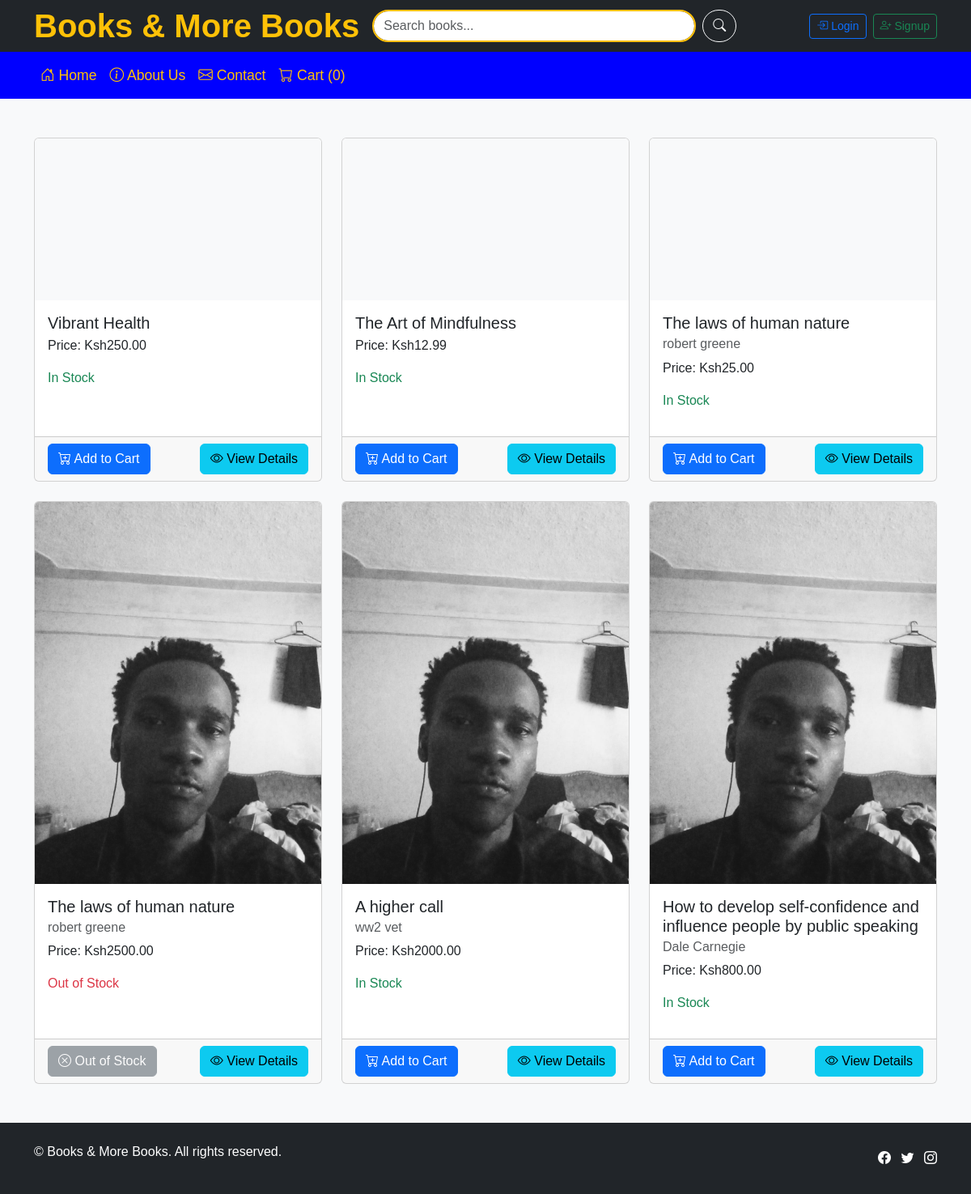
The app's page /, older data.
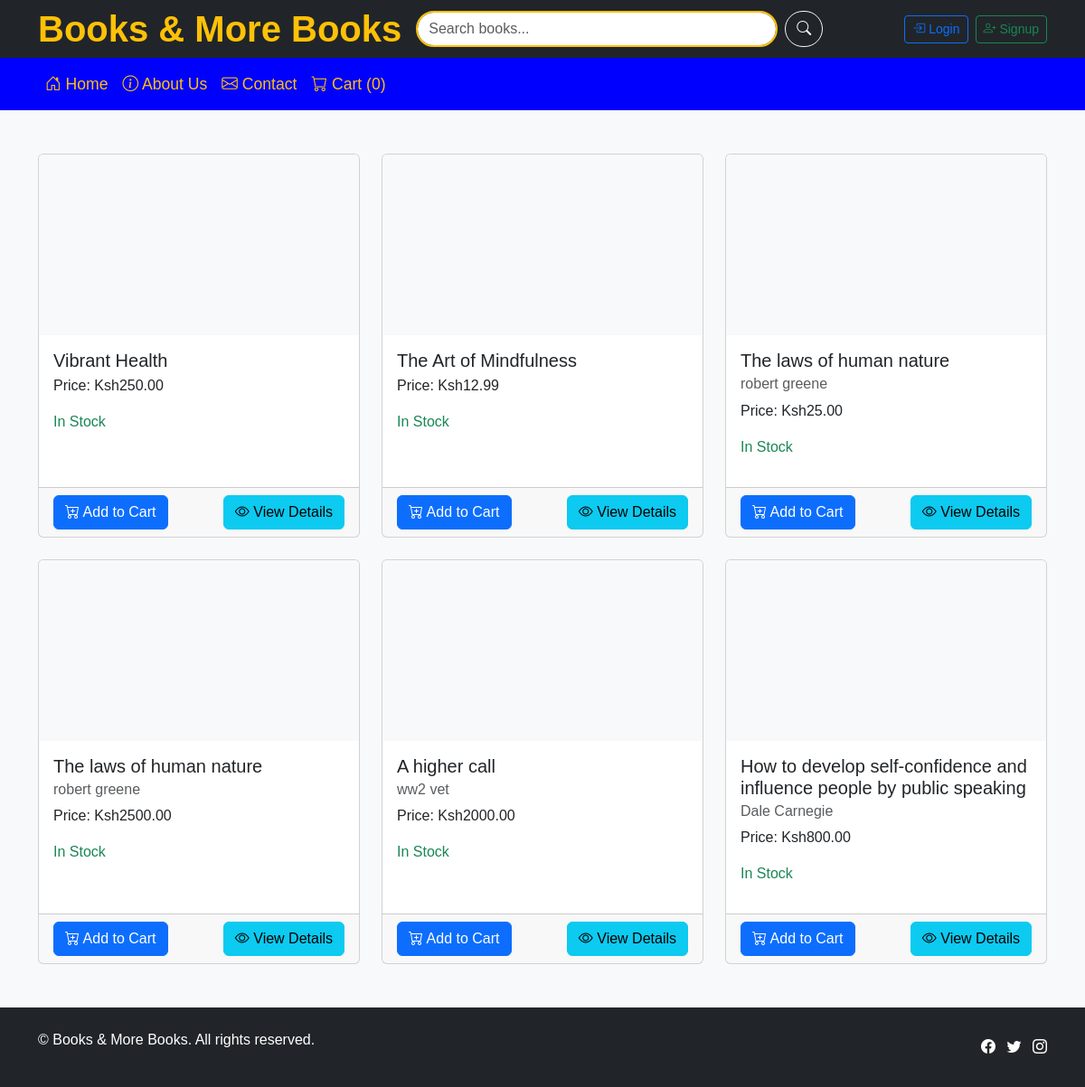
The same page, newer data.
### shop/models.py (models this page shows, shortened)
class Book(models.Model):
    title = models.CharField(max_length=255)
    author = models.CharField(max_length=255)
    genre = models.CharField(max_length=50)
    price = models.DecimalField(max_digits=10, decimal_places=2)
    stock = models.PositiveIntegerField()
    ratings = models.DecimalField(max_digits=3, decimal_places=2, null=True, blank=True)
    image = models.ImageField(upload_to='book_images/', blank=True, null=True)  # Added image field

### shop/views.py (the view)
# urls.py: 2. Add a URL to urlpatterns:  path('', views.home, name='home')
def home(request):
    mybooks = Book.objects.all()
    cart_count = 0
    if request.user.is_authenticated:
        cart, _ = Cart.objects.get_or_create(user=request.user)
        cart_count = cart.items.count()
    context = {
        'mybooks': mybooks,
        'cart_count': cart_count
    }
    return render(request, 'home.html', context)

### shop/templates/home.html (shortened to what the changed rows need)
{% load static %}
<!DOCTYPE html>
<html lang="en">
<head>
    <link href="https://cdn.jsdelivr.net/npm/bootstrap@5.3.1/dist/css/bootstrap.min.css" rel="stylesheet">
    <link rel="stylesheet" href="https://cdnjs.cloudflare.com/ajax/libs/bootstrap-icons/1.10.5/font/bootstrap-icons.min.css">
    <link rel="stylesheet" href="{% static 'global.css' %}">
</head>
<body>
<header class="header bg-dark text-white py-2">
    <div class="container d-flex justify-content-between align-items-center">
        <h1 class="logo h5 mb-0">Books & More Books</h1>
    </div>
</header>
<main class="main-content py-5">
    <div class="container">
        <section class="book-section">
            {% if mybooks %}
            <div class="row row-cols-1 row-cols-md-3 g-4">
                {% for x in mybooks %}
                <div class="col">
                    <div class="card h-100 hover-shadow">
                        {% if x.image %}
                        <img src="{{ x.image.url }}" alt="{{ x.title }}" class="card-img-top img-fluid" />
                        {% else %}
                        <div class="card-img-top bg-light" style="height: 200px"></div>
                        {% endif %}
                        <div class="card-body">
                            <h5 class="card-title">{{ x.title }}</h5>
                            <h6 class="card-subtitle mb-2 text-muted">{{ x.author }}</h6>
                            <p class="card-text">Price: Ksh{{ x.price }}</p>
                            {% if x.stock > 0 %}
                            <p class="text-success">In Stock</p>
                            {% else %}
                            <p class="text-danger">Out of Stock</p>
                            {% endif %}
                        </div>
                        <div class="card-footer d-flex justify-content-between">
                            {% if x.stock > 0 %}
                            <a href="{% url 'add_to_cart' x.id %}" class="btn btn-primary">
                                <i class="bi bi-cart-plus"></i> Add to Cart
                            </a>
                            {% else %}
                            <button class="btn btn-secondary" disabled>
                                <i class="bi bi-x-circle"></i> Out of Stock
                            </button>
                            {% endif %}
                            <a href="{% url 'book_detail' x.id %}" class="btn btn-info">
                                <i class="bi bi-eye"></i> View Details
                            </a>
                        </div>
                    </div>
                </div>
                {% endfor %}
            </div>
            {% else %}
            <p class="text-center">No books found for your search.</p>
            {% endif %}
        </section>
    </div>
</main>
</body>
</html>

Row changes from the older to the newer data that the page shows:
changed Book (number 4 of 6 on the later page): image: picture removed; stock "Out of Stock Out of Stock" → "In Stock Add to Cart"
changed Book "A higher call": image: picture removed
changed Book "How to develop self-confidence and influence people by public speaking": image: picture removed
